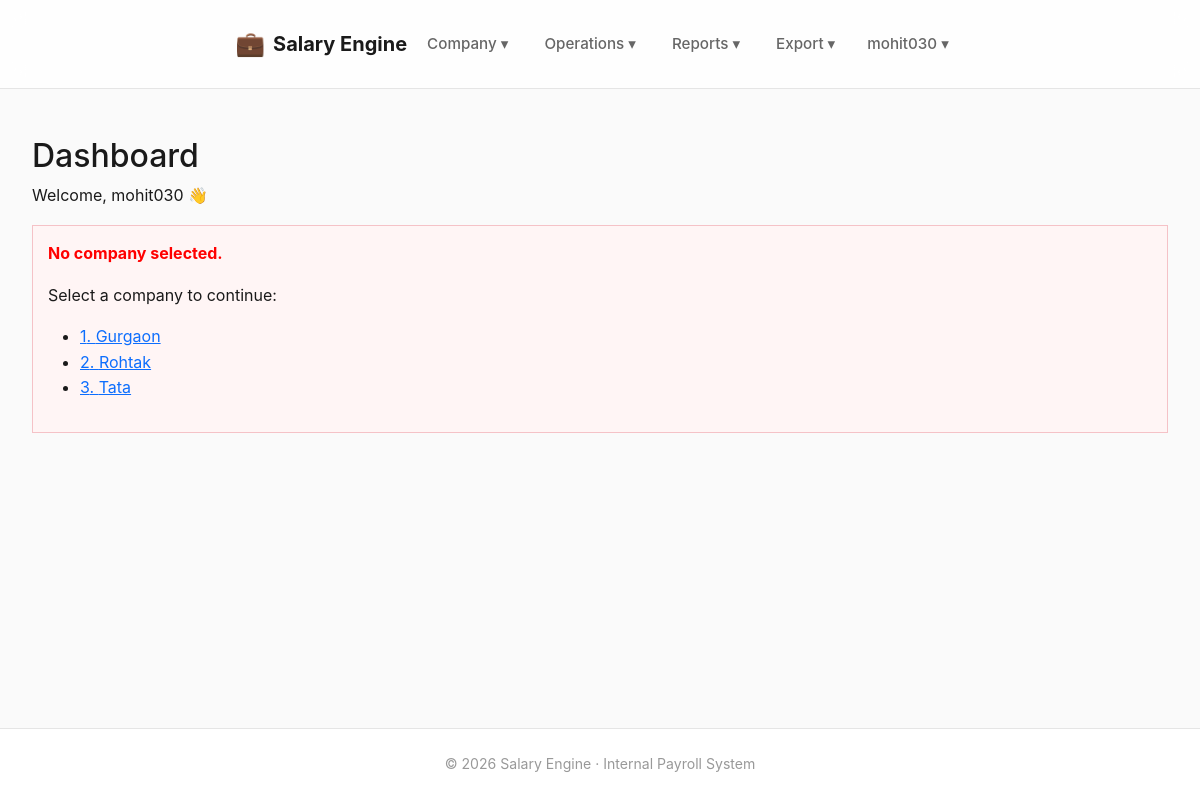
The page /dashboard/ (signed in) on the database its author committed.
### companies/models.py (models this page shows, shortened)
class Company(models.Model):
    organisation = models.ForeignKey(
        Organisation,
        on_delete=models.CASCADE,
        related_name="companies"
    )
    serial_no = models.PositiveIntegerField()
    name = models.CharField(max_length=200)
    address = models.TextField(blank=True)
    gst_number = models.CharField(max_length=15, blank=True, help_text="15-character GSTIN")
    contact_name = models.CharField(max_length=150, blank=True)
    contact_phone = models.CharField(max_length=20, blank=True)
    contact_email = models.EmailField(blank=True)
    is_active = models.BooleanField(default=True)
    class Meta:
        unique_together = ("organisation", "serial_no")
        ordering = ["serial_no"]

### dashboard/views.py (the view)
# urls.py: path("",  views.home, name="home"),
@login_required
def home(request):
    context = {
        "active_employees": Employee.objects.filter(
            exit_date__isnull=True
        ).count()
    }
    if request.user.is_staff:
        context.update({
            "pending_employee_drafts": EmployeeDraft.objects.filter(
                status="PENDING"
            ).count(),
            "pending_profile_changes": EmployeeChangeRequest.objects.filter(
                status="PENDING"
            ).count(),
            "pending_bank_changes": BankChangeRequest.objects.filter(
                status="PENDING"
            ).count(),
        })
    return render(request, "dashboard/home.html", context)

### dashboard/context_processors.py (called while the page is built)
def approval_badges(request):
    if not request.user.is_authenticated or not request.user.is_staff:
        return {}
    return {
        "approval_badges": {
            "employee_drafts": EmployeeDraft.objects.filter(status="PENDING").count(),
            "employee_changes": EmployeeChangeRequest.objects.filter(status="PENDING").count(),
            "bank_changes": BankChangeRequest.objects.filter(status="PENDING").count(),
        }
    }

### templates/dashboard/home.html (shortened to what this page needs)
{% extends "base.html" %}
{% block content %}
<h2>Dashboard</h2>
<p>Welcome, {{ request.user.username }} 👋</p>
{% if request.company %}
    <p><strong>Organisation:</strong> {{ request.company.organisation.name }}</p>
    <p><strong>Company:</strong> {{ request.company.name }}</p>
    <p>
        <strong>Active Company:</strong>
        {{ request.company.serial_no }}. {{ request.company.name }}
    </p>
{% else %}
    <div style="border:1px solid #f5c2c7; background:#fff5f5; padding:15px;">
        <p style="color:red;"><strong>No company selected.</strong></p>
        <p>Select a company to continue:</p>
        <ul>
            {% for company in request.available_companies %}
                <li>
                    <a href="{% url 'companies:select_company' company.id %}">
                        {{ company.serial_no }}. {{ company.name }}
                    </a>
                </li>
            {% endfor %}
        </ul>
    </div>
{% endif %}
{% endblock %}

### templates/base.html (shortened to what this page needs)
<!DOCTYPE html>
<html lang="en">
{% load static %}
<head>
    <link href="https://cdn.jsdelivr.net/npm/bootstrap@5.3.0/dist/css/bootstrap.min.css" rel="stylesheet">
</head>
<body>
    <nav class="navbar" id="navbar">
        <div class="navbar-inner">
            <div class="nav-left">
                <a href="{% url 'dashboard:home' %}" class="brand">
                    <span class="brand-icon">💼</span>
                    <span>Salary Engine</span>
                </a>
                {% if request.user.is_authenticated %}
                    <div class="dropdown">
                        <button class="dropbtn">Company ▾</button>
                    </div>
                    <div class="dropdown">
                        <button class="dropbtn">Operations ▾</button>
                    </div>
                    <div class="dropdown">
                        <button class="dropbtn">Reports ▾</button>
                    </div>
                    <div class="dropdown">
                        <button class="dropbtn">Export ▾</button>
                    </div>
                {% endif %}
            </div>
            <div class="nav-right">
                {% if request.user.is_authenticated %}
                    <div class="dropdown">
                        <button class="dropbtn">
                            {{ request.user.username }} ▾
                        </button>
                    </div>
                {% endif %}
            </div>
        </div>
    </nav>
    <div class="container">
        {% block content %}{% endblock %}
    </div>
    <footer>
        © 2026 Salary Engine · Internal Payroll System
    </footer>
</body>
</html>

### templates/base.html (style rules this page uses)
:root { --bg-primary: #fafafa; --bg-secondary: #ffffff; --bg-hover: #f5f5f5; --text-primary: #1a1a1a; --text-secondary: #666666; --text-muted: #999999; --accent: #2563eb; --accent-hover: #1d4ed8; --accent-light: rgba(37, 99, 235, 0.1); --success: #10b981; --warning: #f59e0b; --danger: #ef4444; --border: #e5e5e5; --shadow-sm: 0 1px 2px rgba(0,0,0,0.04); --shadow-md: 0 4px 16px rgba(0,0,0,0.06); --shadow-lg: 0 8px 24px rgba(0,0,0,0.08); --radius: 10px; --transition: all 0.3s cubic-bezier(0.4, 0, 0.2, 1); }
* { box-sizing: border-box; }
body { font-family: -apple-system, BlinkMacSystemFont, 'Inter', 'Segoe UI', sans-serif; background: var(--bg-primary); color: var(--text-primary); min-height: 100vh; display: flex; flex-direction: column; line-height: 1.6; -webkit-font-smoothing: antialiased; -moz-osx-font-smoothing: grayscale; margin: 0; padding: 0; }
.navbar { background: rgba(255, 255, 255, 0.8); backdrop-filter: blur(12px); -webkit-backdrop-filter: blur(12px); border-bottom: 1px solid var(--border); position: sticky; top: 0; z-index: 1000; transition: var(--transition); }
.navbar-inner { max-width: 1200px; margin: 0 auto; padding: 0 32px; height: 72px; display: flex; align-items: center; justify-content: space-between; }
.brand { font-weight: 700; font-size: 1.25rem; color: var(--text-primary); text-decoration: none; display: flex; align-items: center; gap: 8px; transition: var(--transition); position: relative; }
.brand::after { content: ''; position: absolute; bottom: -4px; left: 0; width: 0; height: 2px; background: var(--accent); transition: width 0.3s ease; }
.brand-icon { font-size: 1.5rem; filter: grayscale(20%); transition: var(--transition); }
.nav-left, .nav-right { display: flex; align-items: center; gap: 4px; }
.dropdown { position: relative; }
.dropbtn { background: none; border: none; font: inherit; color: var(--text-secondary); padding: 10px 16px; border-radius: var(--radius); cursor: pointer; font-weight: 500; font-size: 0.95rem; transition: var(--transition); position: relative; overflow: hidden; }
.dropbtn::before { content: ''; position: absolute; top: 50%; left: 50%; width: 0; height: 0; border-radius: 50%; background: var(--accent-light); transform: translate(-50%, -50%); transition: width 0.4s ease, height 0.4s ease; }
.container { max-width: 1200px; margin: 0 auto; padding: 48px 32px; flex: 1; animation: fadeIn 0.5s ease; }
footer { background: var(--bg-secondary); border-top: 1px solid var(--border); text-align: center; padding: 24px 32px; font-size: 0.88rem; color: var(--text-muted); transition: var(--transition); }

### rows shown on the page
Company: serial_no "1", name "Gurgaon"
Company: serial_no "2", name "Rohtak"
Company: serial_no "3", name "Tata"

### other values the page prints
{{ request.user.username }} "mohit030"
